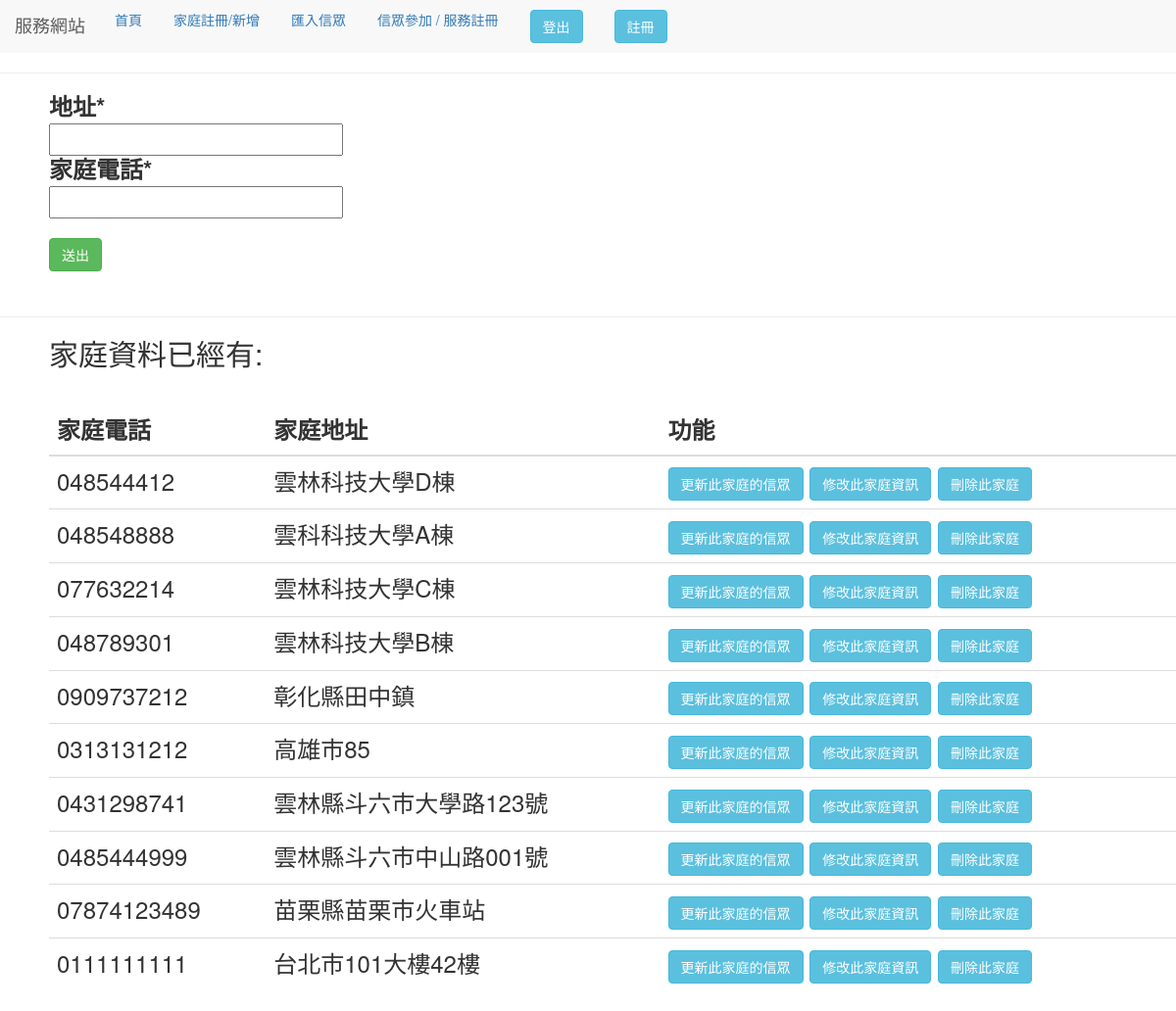
The page /home_register (signed in) on the database its author committed.
### use_app/models.py (models this page shows)
class Home(models.Model):
    address = models.CharField(verbose_name='地址', max_length=100)
    home_phone = models.CharField(verbose_name='家庭電話', max_length=100)
    class Meta:
        verbose_name_plural = '家庭資料庫'

### use_app/views.py (the view, shortened to what this page needs)
# urls.py: path('home_register', views.home_form),
@login_required(login_url='/use_login')
def home_form(request):
    form = homeform(request.POST or None)
    title_one = "家庭電話"
    title_two = "家庭地址"
    get_x = "家庭資料"
    get_all_data = Home.objects.all()  # 表單資料
    load_js = "home"
    if request.method == "POST" and request.POST['phone'].replace("-", "")  and request.POST['address'] =="":
        return HttpResponseRedirect(reverse('home', kwargs={'pk': Home.objects.get(home_phone=request.POST["phone"]).pk}))
    context = locals()
    return render(request, "form.html", context)

### use_app/forms.py
class homeform(forms.Form):
    address = forms.CharField(label="地址")
    phone = forms.CharField(label="家庭電話",
                            validators=[
                                validators.RegexValidator(
                                    "(^\d{2}-?\d{3}-?\d{4}$)|(^\d{10}$)",
                                    message='請輸入正確格式的電話號碼！')
                            ])

### templates/form.html (shortened to what this page needs)
{% extends "base.html" %}
{% block form %}
{% load crispy_forms_tags %}
<head>
    <link rel="stylesheet" href="//code.jquery.com/ui/1.12.1/themes/base/jquery-ui.css">
</head>
<body>
    <div style="margin-left:50px;">
        <form method='POST' enctype="multipart/form-data" novalidate>
            <div class="col-6">
                {{ form|crispy }} </div>
            <input type="submit" class="btn btn-success" value="送出" style="margin-top:20px">
        </form>
    </div>
    <br>
    <hr>
    <div style="margin-left:50px;">
        <h2>{{ get_x }}已經有:</h2>
        {% if get_all_data.all %}
        <br>
        <table class="table" id="data_table">
            <thead>
                <tr>
                    <th scope="col">{{title_one}}</th>
                    <th scope="col">{{title_two}}</th>
                    <th scope="col">功能</th>
                </tr>
            </thead>
            <tbody>
                {% for c in get_all_data.all %}
                <tr>
                    {% if c.home_phone %}
                    <td id="{{c.home_phone}}"> {{ c.home_phone }} </td>
                    {% endif %} {% if c.address %}
                    <td id="{{c.address}}"> {{ c.address }} </td>
                    {% endif %}
                    <td><a href="home/{{c.pk}}"><button class="btn btn-info fix">更新此家庭的信眾</button></a>
                        <button class="btn btn-info fix" value="{{c.address}}/{{c.home_phone }}">修改此家庭資訊 </button>
                        <button class="btn btn-info del" value="{{c.home_phone}}">刪除此家庭 </button> </td>
                </tr>
                {% endfor %}
            </tbody>
        </table>
        {% else %}
        <p>無資料</p>
        {% endif %}
    </div>
</body>
{% endblock %}

### rows shown on the page
Home: home_phone "048544412", address "雲林科技大學D棟"
Home: home_phone "048548888", address "雲科科技大學A棟"
Home: home_phone "077632214", address "雲林科技大學C棟"
Home: home_phone "048789301", address "雲林科技大學B棟"
Home: home_phone "0909737212", address "彰化縣田中鎮"
Home: home_phone "0313131212", address "高雄市85"
Home: home_phone "0431298741", address "雲林縣斗六市大學路123號"
Home: home_phone "0485444999", address "雲林縣斗六市中山路001號"
Home: home_phone "07874123489", address "苗栗縣苗栗市火車站"
Home: home_phone "0111111111", address "台北市101大樓42樓"

### other values the page prints
{{ get_x }} "家庭資料"
{{ title_one }} "家庭電話"
{{ title_two }} "家庭地址"
